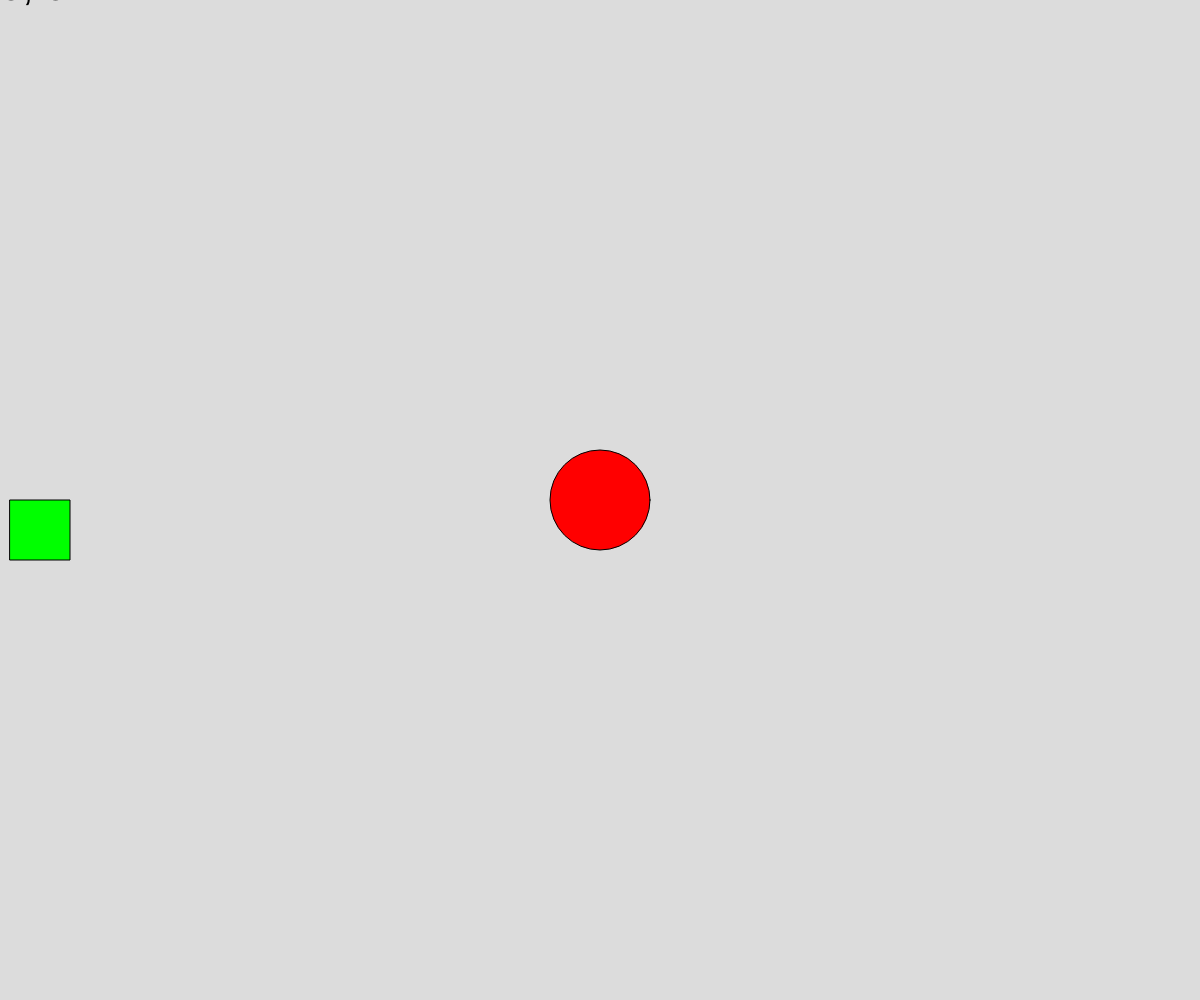
Frame 1 (no input)
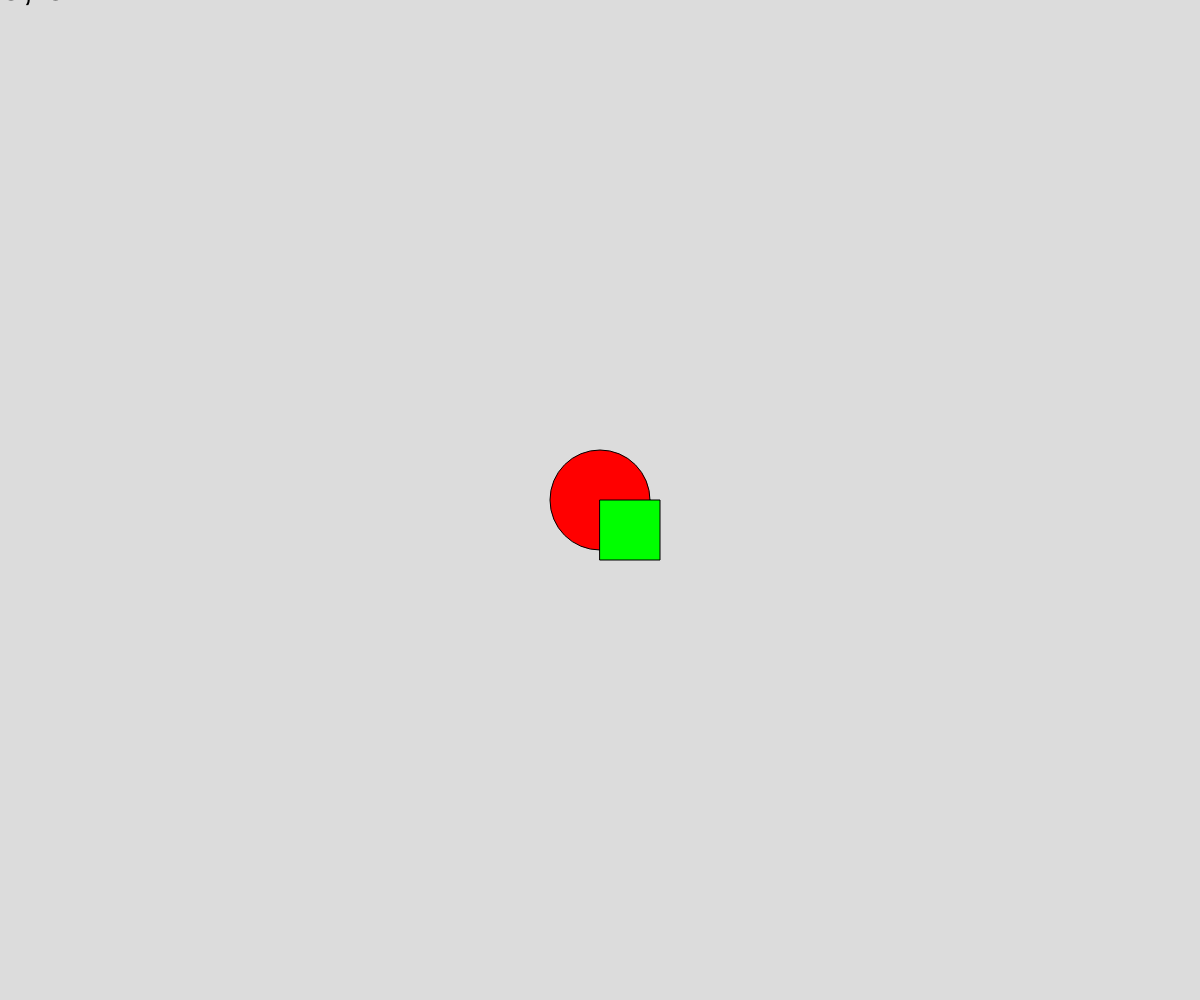
Frame 60 (no input)
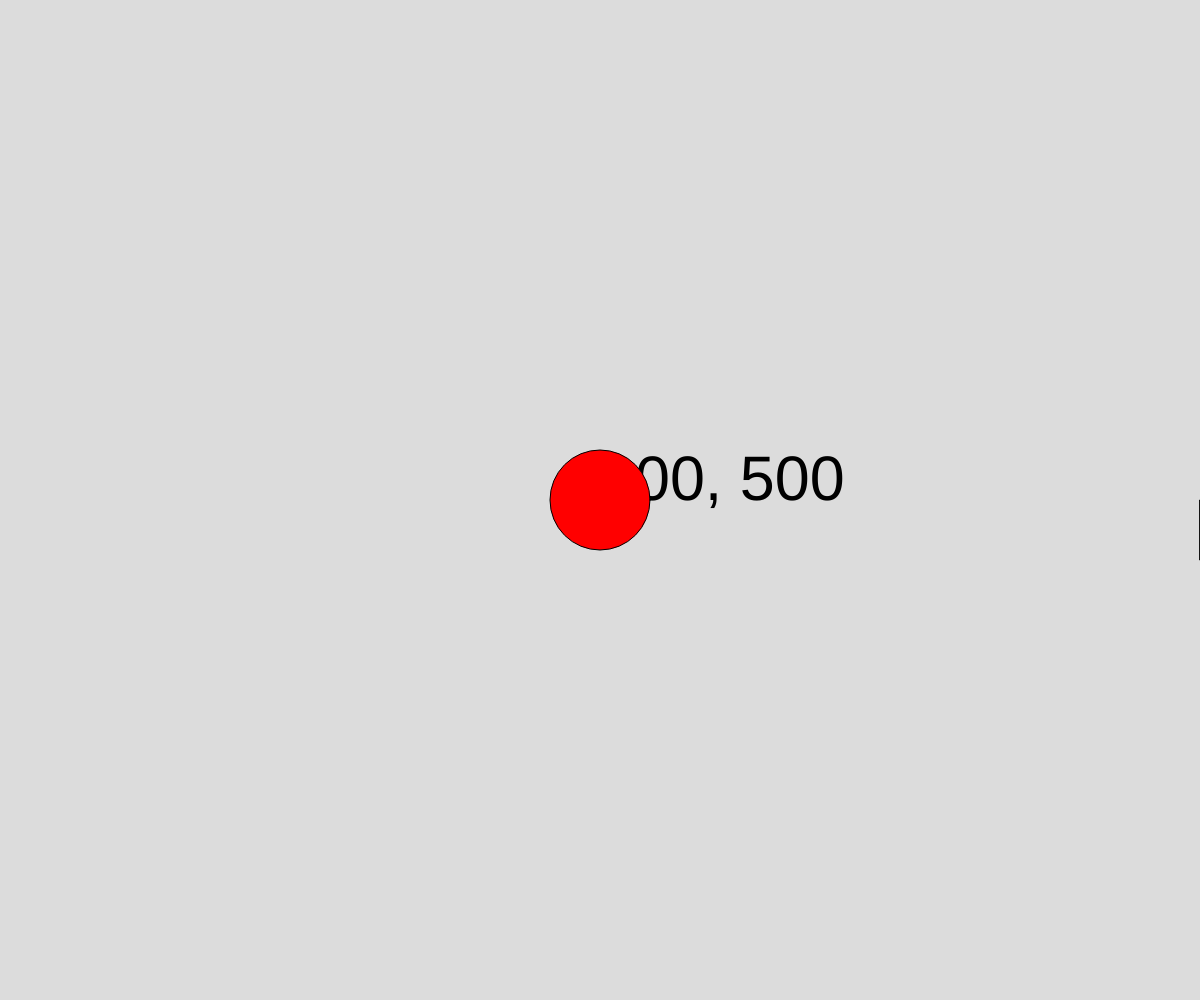
Frame 120 (the mouse pressed at the canvas centre since frame 60)

The p5.js sketch that drew these frames (run headless with seeded random() and noise() and a simulated clock; from frame 60 on, the mouse is pressed at the canvas centre):

// p5.js sketch
// ── sketch.js
// User Events
// Lavan
// September 12 2024

let tSize = 40;
let x  = 0;

function setup() {
  createCanvas(windowWidth, windowHeight);
}

function draw() {
  background(220);

  // Mouse Section
  //if(mouseIsPressed) tSize = random(20,80);  // This keeps happening until the mouse is not pressed

  fill(0);
  textSize(tSize);
  text((mouseX + ", " + mouseY), mouseX, mouseY);

  fill(255,0,0);
  circle(width/2, height/2,100);

  
  fill(0,255,0);

  x =  x + 10;
  if(x > width) x = 0;
  rect(x, height/2, 60);
}


function mousePressed(){ // This fiction is happens only once when the mouse is clicked
  // THIS IS CALLED AUTOMATICALLY!!!
  tSize = random(20,80);
}
